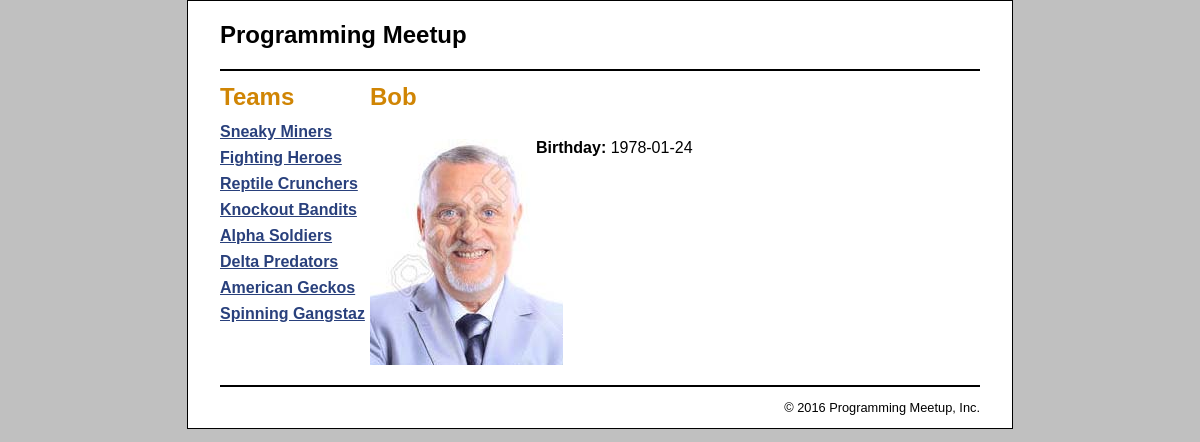
Page /controller/product_catalog?action=view_member&member_id=2 on the committed database.
### tables this page shows
CREATE TABLE team (
	team_id				int				auto_increment,
	team_name			varchar(255)	not null 		unique,
	team_description	varchar(500)	not null,	
	
	primary key (team_id)
);

CREATE TABLE member (
	team_id				int				not null,
	member_id			int				auto_increment,	
	member_name			varchar(255)	not null,
	member_birthday		date,

	index team_id (team_id),	
	foreign key (team_id) references team(team_id),		
	primary key (member_id)	
);

### model/category_db.php (called while the page is built, shortened)
<?php
	function get_teams() {
	    global $db;
	    $query = 'SELECT * FROM team
	              ORDER BY team_id';
	    $statement = $db->prepare($query);
	    $statement->execute();
	    return $statement;
	}
?>

### model/product_db.php (called while the page is built, shortened)
<?php
function get_member($member_id) {
    global $db;
    $query = 'SELECT * FROM member
              WHERE member_id = :member_id';
    $statement = $db->prepare($query);
    $statement->bindValue(":member_id", $member_id);
    $statement->execute();
    $members = $statement->fetch();
    return $members;
}
?>

### view/product_catalog/product_view.php (the view)
<?php include '../../view/template/header.php'; ?>
<main>
    <aside>
        <h1>Teams</h1>
        <?php include '../../view/template/categories_nav.php'; ?>
    </aside>
    <section>
        <h1><?php echo $name; ?></h1>
        <div id="left_column">
            <p>
                <img src="<?php echo $image_filename; ?>"
                    alt="<?php echo $image_alt; ?>" />
            </p>
        </div>
        <div id="right_column">
            <p>
				<b>Birthday:</b> <?php echo $birth_day; ?>
			</p>
        </div>
    </section>
</main>
<?php include '../../view/template/footer.php'; ?>

### view/template/categories_nav.php
<nav>
	<ul>
	<?php foreach ($teams as $team) : ?>
		<li>
		<a href="?team_id=<?php echo $team['team_id']; ?>">
			<?php echo $team['team_name']; ?>
		</a>
		</li>
	<?php endforeach; ?>
	</ul>
</nav>

### public/css/main.css (style rules this page uses)
html { background-color: rgb(192, 192, 192); }
body { font-family: Arial, Helvetica, sans-serif; width: 760px; margin: 0 auto; padding: 0 2em; background-color: white; border: 1px solid black; }
aside { float: left; width: 150px; }
section { float: left; width: 500px; }
h1 { font-size: 150%; margin: .5em 0; }
h1, h2 { color: rgb(208, 133, 4); }
ul { list-style-type: none; margin: 0; padding-left: 0; padding-bottom: 1em; }
li { padding-bottom: 0.5em; }
a { color: rgb(41, 64, 124); font-weight: bold; }
#left_column { float: left; width: 150px; text-align: center; }
#right_column { float: left; padding-left: 1em; padding-bottom: 2em; }

### rows in the picture
team: team_name "Sneaky Miners"
team: team_name "Fighting Heroes"
team: team_name "Reptile Crunchers"
team: team_name "Knockout Bandits"
team: team_name "Alpha Soldiers"
team: team_name "Delta Predators"
team: team_name "American Geckos"
team: team_name "Spinning Gangstaz"
member: member_name "Bob", member_birthday "1978-01-24"
